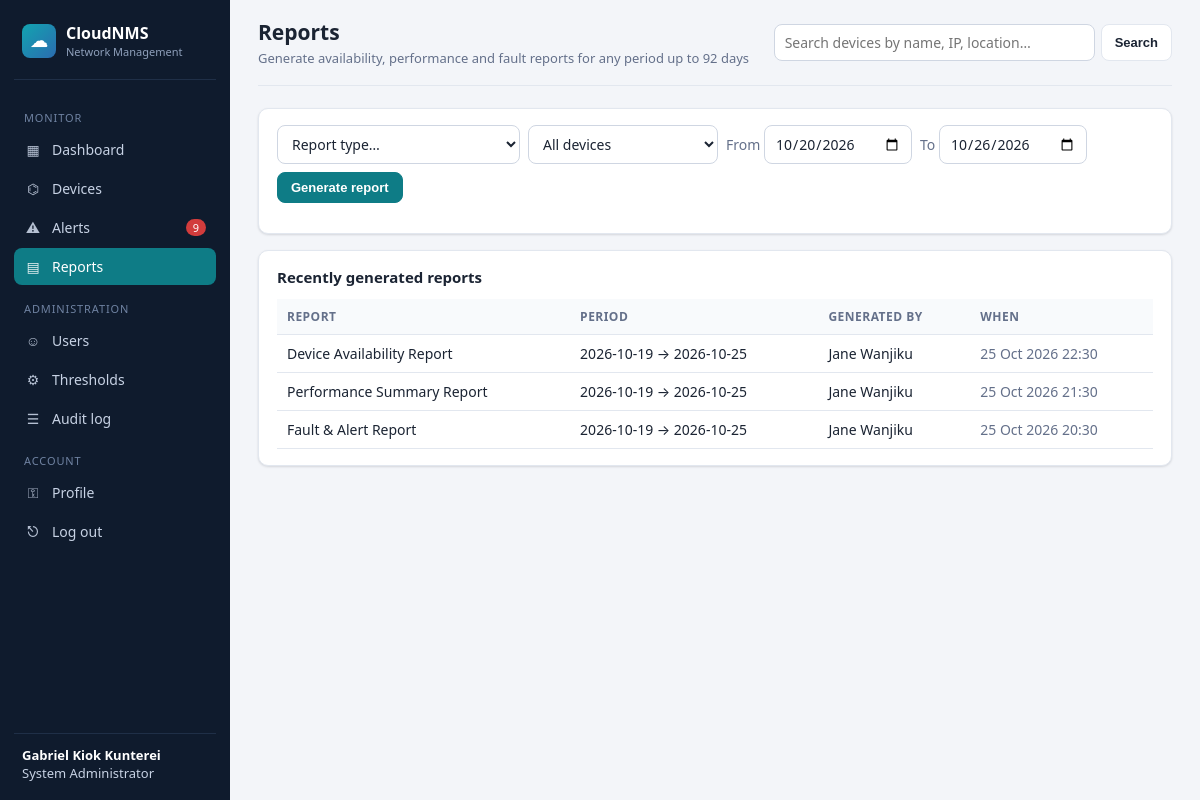
Screenshot of /reports (signed in) with the database file from the repository.
### app/models.py (models this page shows, shortened)
class User(UserMixin, db.Model):
    __tablename__ = "users"
    id = db.Column(db.Integer, primary_key=True)
    full_name = db.Column(db.String(120), nullable=False)
    username = db.Column(db.String(50), unique=True, nullable=False, index=True)
    email = db.Column(db.String(120), unique=True, nullable=False)
    password_hash = db.Column(db.String(256), nullable=False)
    role = db.Column(db.String(20), nullable=False, default="technician")
    active = db.Column(db.Boolean, nullable=False, default=True)
    failed_logins = db.Column(db.Integer, nullable=False, default=0)
    locked_until = db.Column(db.DateTime)
    last_login = db.Column(db.DateTime)
    created_at = db.Column(db.DateTime, nullable=False, default=utcnow)
    reports = db.relationship("Report", backref="user", lazy=True)
    audit_logs = db.relationship("AuditLog", backref="user", lazy=True)
    @property
    def is_active(self):  # used by Flask-Login
        return self.active
    @property
    def role_label(self):
        return ROLES.get(self.role, self.role)

class Report(db.Model):
    __tablename__ = "reports"
    id = db.Column(db.Integer, primary_key=True)
    user_id = db.Column(db.Integer, db.ForeignKey("users.id"), nullable=False)
    report_type = db.Column(db.String(30), nullable=False)
    device_id = db.Column(db.Integer, db.ForeignKey("network_devices.id"))
    period_start = db.Column(db.DateTime, nullable=False)
    period_end = db.Column(db.DateTime, nullable=False)
    created_at = db.Column(db.DateTime, nullable=False, default=utcnow)

### app/main.py (the view, shortened to what this page needs)
@main_bp.route("/reports")
@login_required
def reports():
    args = request.args
    rtype = args.get("type")
    device_id = args.get("device_id", type=int)
    devices = Device.query.order_by(Device.name).all()
    context = {"devices": devices, "report_types": REPORT_TYPES, "rtype": rtype,
               "device_id": device_id, "result": None}
    try:
        start, end, start_dt, end_dt = _parse_period(args)
    except ValueError as exc:
        flash(str(exc), "danger")
        return render_template("reports.html", start="", end="", **context), 400
    context.update(start=start, end=end)
    context["history"] = (Report.query.order_by(Report.created_at.desc()).limit(5).all())
    return render_template("reports.html", **context)

### app/auth.py (called while the page is built)
@auth_bp.app_context_processor
def inject_default_login():
    from flask import request as _rq
    if _rq.endpoint != "auth.login":
        return {}
    from .models import default_password_in_use
    if default_password_in_use(current_app):
        return {"default_login": (current_app.config["DEFAULT_ADMIN_USERNAME"],
                                  current_app.config["DEFAULT_ADMIN_PASSWORD"])}
    return {}

### app/main.py (called while the page is built)
def _parse_period(form):
    today = utcnow().date()
    start = form.get("start") or (today - timedelta(days=6)).isoformat()
    end = form.get("end") or today.isoformat()
    start_dt = datetime.fromisoformat(start)
    end_dt = datetime.fromisoformat(end) + timedelta(days=1)
    if end_dt <= start_dt:
        raise ValueError("End date must be on or after the start date.")
    if (end_dt - start_dt).days > 92:
        raise ValueError("Reports are limited to 92 days.")
    return start, end, start_dt, end_dt

### app/models.py (called while the page is built)
def utcnow():
    return datetime.now(timezone.utc).replace(tzinfo=None)

@login_manager.user_loader
def load_user(user_id):
    return db.session.get(User, int(user_id))

### app/templates/reports.html (shortened to what this page needs)
{% extends "base.html" %}
{% block heading %}Reports{% endblock %}
{% block sub %}Generate availability, performance and fault reports for any period up to 92 days{% endblock %}
{% block content %}
<div class="card">
  <form class="filters">
    <select name="type" required><option value="">Report type…</option>{% for k, v in report_types.items() %}<option value="{{ k }}" {{ 'selected' if k == rtype }}>{{ v }}</option>{% endfor %}</select>
    <select name="device_id"><option value="">All devices</option>{% for d in devices %}<option value="{{ d.id }}" {{ 'selected' if d.id == device_id }}>{{ d.name }}</option>{% endfor %}</select>
    <label class="muted">From <input type="date" name="start" value="{{ start }}"></label>
    <label class="muted">To <input type="date" name="end" value="{{ end }}"></label>
    <button class="btn primary">Generate report</button>
  </form>
</div>
{% if history %}
<div class="card" style="margin-top:16px"><h2>Recently generated reports</h2>
<table><thead><tr><th>Report</th><th>Period</th><th>Generated by</th><th>When</th></tr></thead><tbody>
{% for h in history %}<tr><td>{{ report_types[h.report_type] }}</td><td>{{ h.period_start.date() }} → {{ h.period_end|prevday }}</td><td>{{ h.user.full_name }}</td><td class="muted">{{ h.created_at|localtime }}</td></tr>{% endfor %}
</tbody></table></div>
{% endif %}
{% endblock %}

### app/templates/base.html (shortened to what this page needs)
<!doctype html>
<html lang="en">
<head>
  <link rel="stylesheet" href="{{ url_for('static', filename='css/style.css') }}">
</head>
<body>
<div class="layout">
  <aside class="sidebar">
    <div class="brand"><div class="logo">☁</div><div>CloudNMS<small>Network Management</small></div></div>
    {% set ep = request.endpoint or '' %}
    <nav class="nav">
      <div class="section">Monitor</div>
      <a href="{{ url_for('main.dashboard') }}" class="{{ 'active' if ep == 'main.dashboard' }}"><span class="ico">▦</span>Dashboard</a>
      <a href="{{ url_for('main.devices') }}" class="{{ 'active' if 'device' in ep }}"><span class="ico">⌬</span>Devices</a>
      <a href="{{ url_for('main.alerts') }}" class="{{ 'active' if 'alert' in ep }}"><span class="ico">⚠</span>Alerts{% if open_alert_count %}<span class="count">{{ open_alert_count }}</span>{% endif %}</a>
      <a href="{{ url_for('main.reports') }}" class="{{ 'active' if 'report' in ep }}"><span class="ico">▤</span>Reports</a>
      {% if current_user.role == 'admin' %}
      <div class="section">Administration</div>
      <a href="{{ url_for('main.users') }}" class="{{ 'active' if 'user' in ep }}"><span class="ico">☺</span>Users</a>
      <a href="{{ url_for('main.settings') }}" class="{{ 'active' if ep == 'main.settings' }}"><span class="ico">⚙</span>Thresholds</a>
      <a href="{{ url_for('main.audit') }}" class="{{ 'active' if ep == 'main.audit' }}"><span class="ico">☰</span>Audit log</a>
      {% endif %}
      <div class="section">Account</div>
      <a href="{{ url_for('auth.profile') }}" class="{{ 'active' if ep == 'auth.profile' }}"><span class="ico">⚿</span>Profile</a>
      <a href="{{ url_for('auth.logout') }}"><span class="ico">⎋</span>Log out</a>
    </nav>
    <div class="me"><b>{{ current_user.full_name }}</b>{{ current_user.role_label }}</div>
  </aside>
  <main class="main">
    <div class="topbar">
      <div><h1>{% block heading %}{% endblock %}</h1><div class="sub">{% block sub %}{% endblock %}</div></div>
      <form class="search" action="{{ url_for('main.devices') }}">
        <input name="q" placeholder="Search devices by name, IP, location…" size="32" aria-label="Search devices">
        <button class="btn">Search</button>
      </form>
    </div>
    {% block content %}{% endblock %}
  </main>
</div>
</body>
</html>

### app/static/css/style.css (style rules this page uses)
:root { --bg: #f3f5f9; --panel: #ffffff; --ink: #1b2433; --muted: #64708a; --line: #e2e7ef; --nav: #0f1b2d; --nav-ink: #c7d2e4; --accent: #0e7c86; --accent-2: #12a4b0; --ok: #1f9d55; --warn: #d98b00; --crit: #d23c3c; --unknown: #8792a6; --radius: 10px; --shadow: 0 1px 2px rgba(16,24,40,.06), 0 1px 3px rgba(16,24,40,.08); }
* { box-sizing: border-box; }
body { margin: 0; font-family: "Segoe UI", Inter, Roboto, "Helvetica Neue", Arial, sans-serif; color: var(--ink); background: var(--bg); font-size: 14px; }
a { color: var(--accent); text-decoration: none; }
.layout { display: grid; grid-template-columns: 230px 1fr; min-height: 100vh; background: linear-gradient(to right, var(--nav) 230px, var(--bg) 230px); }
.sidebar { background: var(--nav); color: var(--nav-ink); padding: 18px 14px; position: sticky; top: 0; height: 100vh; display: flex; flex-direction: column; }
.brand { display: flex; align-items: center; gap: 10px; color: #fff; font-weight: 700; font-size: 16px; padding: 4px 8px 20px; border-bottom: 1px solid #1f2f47; margin-bottom: 14px; }
.brand .logo { width: 34px; height: 34px; border-radius: 8px; background: linear-gradient(135deg,var(--accent-2),#2b6cb0); display: grid; place-items: center; font-size: 17px; }
.brand small { display: block; font-weight: 400; font-size: 11px; color: #8fa0bb; }
.nav a { display: flex; align-items: center; gap: 10px; color: var(--nav-ink); padding: 9px 10px; border-radius: 8px; margin-bottom: 2px; font-size: 14px; }
.nav a.active { background: var(--accent); color: #fff; }
.nav .ico { width: 18px; text-align: center; opacity: .9; }
.nav .section { font-size: 11px; text-transform: uppercase; letter-spacing: .08em; color: #6f82a1; margin: 16px 10px 6px; }
.nav .count { margin-left: auto; background: var(--crit); color: #fff; border-radius: 999px; font-size: 11px; padding: 1px 7px; }
.sidebar .me { margin-top: auto; border-top: 1px solid #1f2f47; padding: 12px 8px 0; font-size: 13px; }
.sidebar .me b { color: #fff; display: block; }
.main { padding: 0 28px 40px; min-width: 0; }
.topbar { display: flex; align-items: center; justify-content: space-between; padding: 18px 0; border-bottom: 1px solid var(--line); margin-bottom: 22px; gap: 16px; }
.topbar h1 { font-size: 21px; margin: 0; }
.topbar .sub { color: var(--muted); font-size: 13px; margin-top: 3px; }
.topbar form.search { display: flex; gap: 6px; }
.card { background: var(--panel); border: 1px solid var(--line); border-radius: var(--radius); box-shadow: var(--shadow); padding: 16px 18px; min-width: 0; }
.card h2 { font-size: 15px; margin: 0 0 12px; display: flex; justify-content: space-between; align-items: center; }
table { width: 100%; border-collapse: collapse; }
th, td { text-align: left; padding: 9px 10px; border-bottom: 1px solid var(--line); vertical-align: middle; }
th { font-size: 12px; text-transform: uppercase; letter-spacing: .04em; color: var(--muted); font-weight: 600; background: #f8fafc; }
.muted { color: var(--muted); }
.btn { display: inline-flex; align-items: center; gap: 6px; border: 1px solid var(--line); background: #fff; color: var(--ink); padding: 7px 13px; border-radius: 8px; font-size: 13px; cursor: pointer; font-weight: 600; }
.btn.primary { background: var(--accent); border-color: var(--accent); color: #fff; }
input, select { font: inherit; padding: 8px 10px; border: 1px solid #cfd6e2; border-radius: 8px; background: #fff; color: var(--ink); }
.filters { display: flex; gap: 8px; flex-wrap: wrap; align-items: center; margin-bottom: 14px; }

### rows the page displays
User: full_name "Gabriel Kiok Kunterei", role_label "System Administrator"
Report: report_type "Device Availability Report", period_start "2026-10-19", period_end|prevday "2026-10-25", user.full_name "Jane Wanjiku", created_at "25 Oct 2026 22:30"
Report: report_type "Performance Summary Report", period_start "2026-10-19", period_end|prevday "2026-10-25", user.full_name "Jane Wanjiku", created_at "25 Oct 2026 21:30"
Report: report_type "Fault & Alert Report", period_start "2026-10-19", period_end|prevday "2026-10-25", user.full_name "Jane Wanjiku", created_at "25 Oct 2026 20:30"

### other values shown
{{ open_alert_count }} "9"
